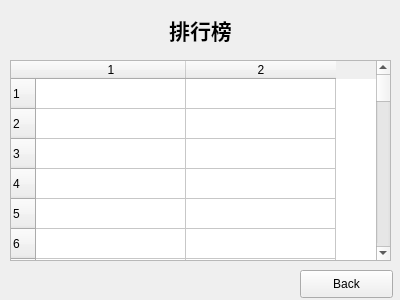
<?xml version="1.0" encoding="UTF-8"?>
<ui version="4.0">
 <class>SingleRank</class>
 <widget class="QWidget" name="SingleRank">
  <property name="geometry">
   <rect>
    <x>0</x>
    <y>0</y>
    <width>400</width>
    <height>300</height>
   </rect>
  </property>
  <property name="windowTitle">
   <string>Form</string>
  </property>
  <widget class="QTableWidget" name="tableWidget">
   <property name="geometry">
    <rect>
     <x>10</x>
     <y>60</y>
     <width>381</width>
     <height>201</height>
    </rect>
   </property>
   <property name="rowCount">
    <number>100</number>
   </property>
   <property name="columnCount">
    <number>2</number>
   </property>
   <attribute name="horizontalHeaderDefaultSectionSize">
    <number>150</number>
   </attribute>
   <row/>
   <row/>
   <row/>
   <row/>
   <row/>
   <row/>
   <row/>
   <row/>
   <row/>
   <row/>
   <row/>
   <row/>
   <row/>
   <row/>
   <row/>
   <row/>
   <row/>
   <row/>
   <row/>
   <row/>
   <row/>
   <row/>
   <row/>
   <row/>
   <row/>
   <row/>
   <row/>
   <row/>
   <row/>
   <row/>
   <row/>
   <row/>
   <row/>
   <row/>
   <row/>
   <row/>
   <row/>
   <row/>
   <row/>
   <row/>
   <row/>
   <row/>
   <row/>
   <row/>
   <row/>
   <row/>
   <row/>
   <row/>
   <row/>
   <row/>
   <row/>
   <row/>
   <row/>
   <row/>
   <row/>
   <row/>
   <row/>
   <row/>
   <row/>
   <row/>
   <row/>
   <row/>
   <row/>
   <row/>
   <row/>
   <row/>
   <row/>
   <row/>
   <row/>
   <row/>
   <row/>
   <row/>
   <row/>
   <row/>
   <row/>
   <row/>
   <row/>
   <row/>
   <row/>
   <row/>
   <row/>
   <row/>
   <row/>
   <row/>
   <row/>
   <row/>
   <row/>
   <row/>
   <row/>
   <row/>
   <row/>
   <row/>
   <row/>
   <row/>
   <row/>
   <row/>
   <row/>
   <row/>
   <row/>
   <row/>
   <column/>
   <column/>
  </widget>
  <widget class="QLabel" name="label">
   <property name="geometry">
    <rect>
     <x>150</x>
     <y>10</y>
     <width>101</width>
     <height>41</height>
    </rect>
   </property>
   <property name="frameShadow">
    <enum>QFrame::Plain</enum>
   </property>
   <property name="text">
    <string>&lt;html&gt;&lt;head/&gt;&lt;body&gt;&lt;p&gt;&lt;span style=&quot; font-size:16pt; font-weight:700;&quot;&gt;排行榜&lt;/span&gt;&lt;/p&gt;&lt;/body&gt;&lt;/html&gt;</string>
   </property>
   <property name="alignment">
    <set>Qt::AlignCenter</set>
   </property>
  </widget>
  <widget class="QPushButton" name="pushButton">
   <property name="geometry">
    <rect>
     <x>300</x>
     <y>270</y>
     <width>93</width>
     <height>28</height>
    </rect>
   </property>
   <property name="text">
    <string>Back</string>
   </property>
  </widget>
 </widget>
 <resources/>
 <connections/>
</ui>
